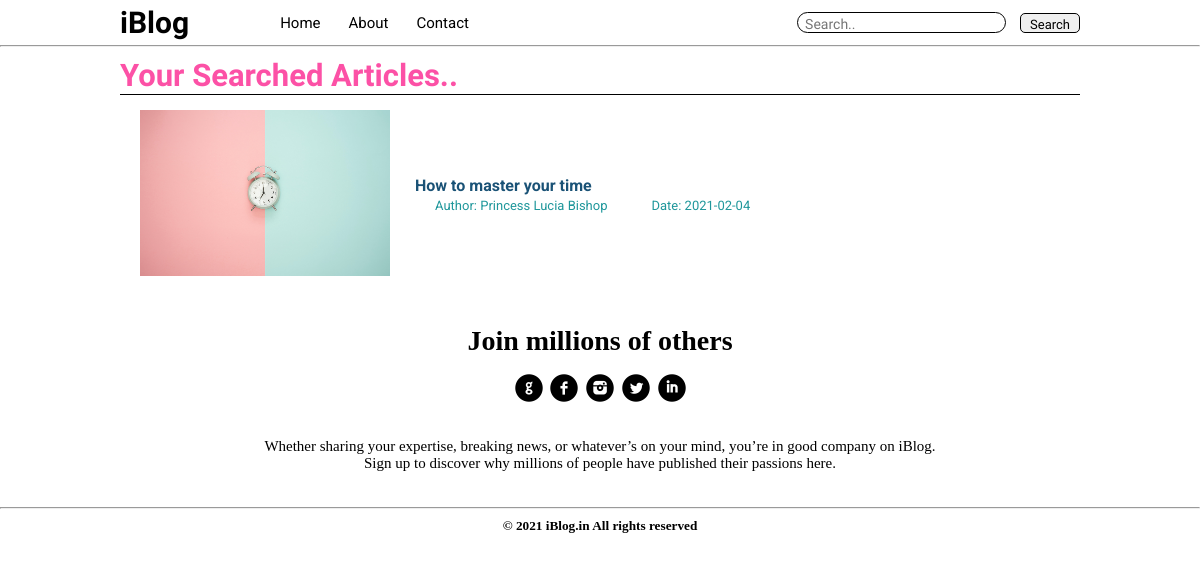
Page /search.php?find=How to master your time on the committed database.
### tables this page shows
CREATE TABLE `blogger` (
  `id` int(11) NOT NULL,
  `author` text NOT NULL,
  `publish` date NOT NULL,
  `title` text NOT NULL,
  `content` longtext NOT NULL
);

### search.php (the view, shortened to what this page needs)
<!DOCTYPE html>
<html lang="en">
<head>
    <link rel="stylesheet" href="css/style.css">
    <link rel="stylesheet" href="css/util.css">
    <link rel="stylesheet" href="css/mobile.css">
    <?php include 'connection.php'; ?>
</head>
<body>
    <nav class="navigation max-width-1 m-auto">
        <div class="nav-left">
            <span>iBlog</span>
            <ul>
                <li><a href="index.php">Home</a></li>
                <li><a href="about.php">About</a></li>
                <li><a href="contact.php">Contact</a></li>
            </ul>
        </div>
        <div class="nav-right">
        <form action="search.php" method="GET">
                <input class="form-input" type="text" name="find" placeholder="Search..">
                <input class="btn" type="submit" value="Search" name="query">
            </form>
        </div>
    </nav>
    <hr>
    <div class="home-articles max-width-1 m-auto font1 my-2">
        <h2>Your Searched Articles..</h2>
        <?php
            if(isset($_REQUEST['find'])){
            $heading=$_REQUEST['find'];
            $sql="SELECT * FROM blogger where title like '%$heading%'";
            $query=mysqli_query($con,$sql);
                while($res=mysqli_fetch_array($query))
                {
                ?>
                    <div class="home-article">
                    <div class="article-img">
                        <img src="img/<?php echo $res['id'];?>.png" alt="img">
                    </div>
                    <div class="article-content font2">
                        <a href="blog.php?id=<?php echo $res['id'];?>">
                            <h4><?php echo $res['title'];?></h4>
                        </a>
                        <span>Author: <?php echo $res['author'];?></span>
                        <span>Date: <?php echo $res['publish'];?></span>
                    </div>
                </div>
                    <?php
                }
        }?>
    </div>
    <div class="footer max-width-2 m-auto my-2">
        <h2>Join millions of others</h2>
        <p>
            <a href="https://www.google.com/"><img src="img/google.png" alt=""></a>
            <a href="https://www.facebook.com/"><img src="img/face.png" alt=""></a>
            <a href="https://www.instagram.com/"><img src="img/insta.png" alt=""></a>
            <a href="https://twitter.com/?logout=1617701369361"><img src="img/twitter.png" alt=""></a>
            <a href="https://in.linkedin.com/"><img src="img/linkedin.png" alt=""></a>
        </p>
        <p>Whether sharing your expertise, breaking news, or whatever’s on your mind, you’re in good company on iBlog.
            <br>
            Sign up to discover why millions of people have published their passions here.
        </p>
    </div>
    <hr>
    <div style="height: 30px; padding-top: 9px; text-align: center;">
        <h5> &copy 2021 iBlog.in All rights reserved</h5>
    </div>
</body>
</html>

### css/style.css (style rules this page uses)
* { margin: 0px; padding: 0px; }
.navigation { font-family: var(--font1); display: flex; justify-content: space-between; align-items: center; padding: 5px 0; }
.nav-left { font-size: 20px; display: flex; }
.nav-left span { font-weight: bold; font-size: 30px; }
.nav-left ul { display: flex; align-items: center; font-size: 15px; margin: 0 77px; }
.nav-left ul li { list-style: none; margin: 0 14px; font-family: var(--font2); }
.nav-left ul li a { text-decoration: none; color: black; }
.home-articles h2 { font-size: 31px; border-bottom: 1px solid black ; color: rgb(252, 81, 166); }
.home-article { display: flex; padding: 15px 20px; }
.home-article img { width: 250px; }
.home-article span { padding: 5px 20px; font-size: 13px; color: rgb(31, 151, 155); }
.article-content { align-self: center; padding: 0px 25px; }
.article-content a { text-decoration: none; color: rgb(26, 82, 118); }
.footer { display: flex; align-items: center; justify-content: center; color: black; flex-direction: column; padding-bottom: 10px; }
.footer h2 { margin-top: 0px; padding-top: 20px; font-size: 28px; font-family:Lucida Sans }
.footer p { padding: 15px 0px; font-family:Cambria; font-size: 15px; text-align: center; }

### css/util.css (style rules this page uses)
:root { --main-bg-color:brown; --font1:'Baloo Bhaina 2', cursive; --font2:'Roboto', sans-serif; --font3:'Changa', sans-serif; --font4:'Lobster',cursive; --font5:'Courgette', cursive; }
.font1 { font-family: var(--font1); }
.font2 { font-family: var(--font2); }
.max-width-1 { max-width: 80vw; }
.max-width-2 { max-width: 60vw; }
.m-auto { margin: auto; }
.my-2 { margin-top: 10px; margin-bottom: 10px; }
.btn { padding: 0px 9px; padding-top: 3px; border: 1.5px solid black; border-radius: 5px; font-family: var(--font1); font-size: 13px; cursor: pointer; transition: all 0.3s ease-in-out; outline: none; }
.form-input { padding: 0px 7px; padding-top: 3px; font-size: 14px; border: 1.5px solid black; border-radius: 14px; margin: 0 10px; font-family: var(--font1); outline: none; }

### rows in the picture
blogger: title "How to master your time", author "Princess Lucia Bishop", publish "2021-02-04"
